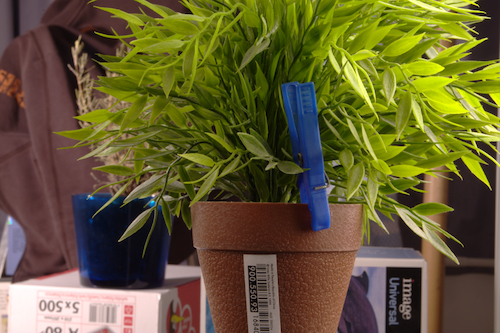
//> input picture modules/alphamat/samples/input_images/plant.jpg, 500 x 333 px
$ ./example ../../alphamat/samples/input_images/plant.jpg   (built with g++ and OpenCV 4)
//> lines starting //> are read from the running program, lines starting //| are printed output that depends on the picture
#include "opencv2/core.hpp"
#include "opencv2/imgcodecs.hpp"
#include "opencv2/hfs.hpp"

using namespace cv;
using namespace cv::hfs;
int main(int argc, char *argv[])
{
    // invalid number of command line parameter
    if( argc != 2 ) {
        return EXIT_FAILURE;
    }

    char* path = argv[1];
    // read in a pictrue to initialize the height and width
    Mat src = imread(path), res;
//> src is the input picture: 333 rows x 500 cols, CV_8UC3; mean B, G, R 49.9, 92, 100.9
    int _h = src.rows, _w = src.cols;

    // initialize the HfsSegment object
    // In this example, we used default parameters.
    // However, bear in mind that you can pass in your
    // own parameters in with this function.
    Ptr<HfsSegment> h = HfsSegment::create( _h, _w );

    // segment and write the first result.
    res = h->performSegmentGpu(src);
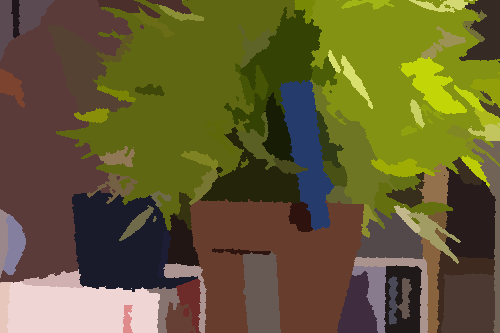
//> res: 333 rows x 500 cols, CV_8UC3; mean B, G, R 49.9, 92, 100.9
    imwrite( "segment_default_gpu.jpg", res );
    // also, there is CPU interface for that
    res = h->performSegmentCpu(src);
    imwrite( "segment_default_cpu.jpg", res );

    // also, instead of getting a segmented image
    // from our interface, you can also choose to not to
    // draw the result on the Mat and only get a matrix
    // of index. Note that the data type of the returned
    // Mat in this case is CV_16U
    Mat idx_mat = h->performSegmentGpu( src, false );
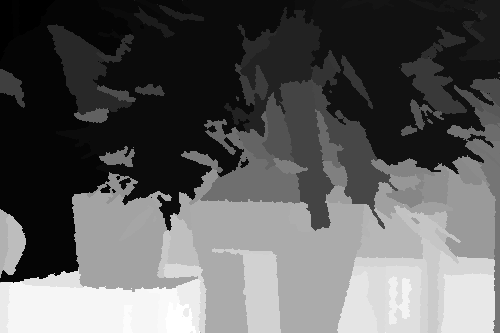
//> idx_mat: 333 rows x 500 cols, CV_16UC1; min 1, max 90, mean 34; drawn with min black and max white

    // also, you can change any parameters as you want
    h->setSlicSpixelSize(10);
    res = h->performSegmentGpu(src);
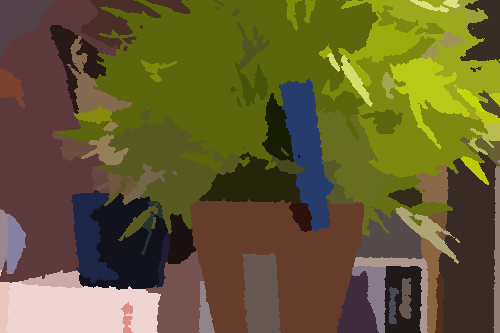
//> res: 333 rows x 500 cols, CV_8UC3; mean B, G, R 49.9, 92.1, 101
    imwrite( "segment_changed_param.jpg", res );

    return 0;
}
